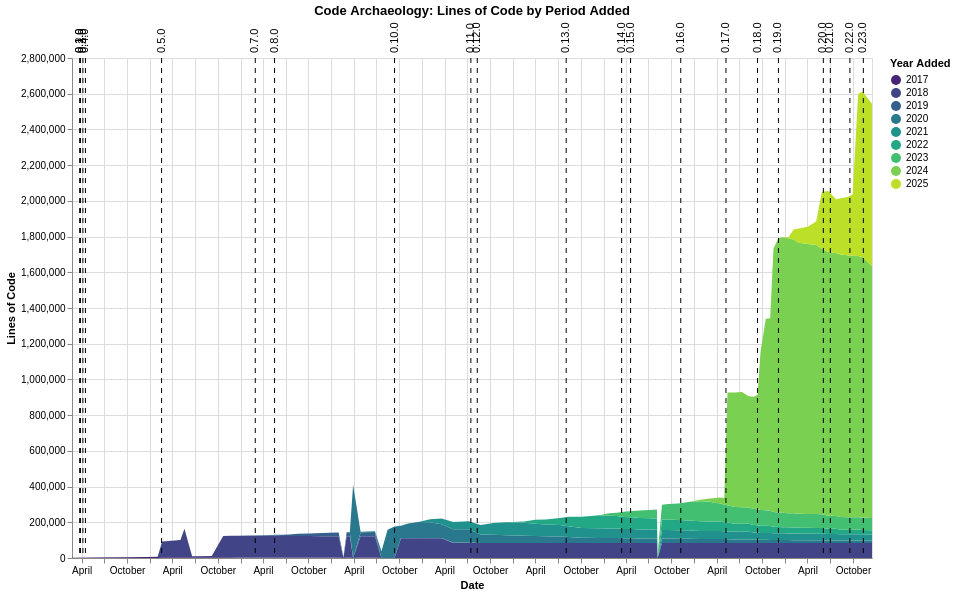

Specify this chart in Vega-Lite:
### Vega-Lite specification from a JSON file in a GitHub repository (floating-point values rounded to 4 significant figures; data arrays with more than 128 entries replaced by an {"elided": "..."} marker saying what was removed)
{"$schema": "https://vega.github.io/schema/vega-lite/v6.1.0.json", "config": {"view": {"continuousHeight": 300, "continuousWidth": 300}}, "datasets": {"data-278cb3ddb9a9477fb645c72f450cb16e": {"elided": "412 records"}, "data-af0ac33ca52c93df3b94c64ec306b671": [{"datetime": "2017-03-24T06:01:16", "version": "0.1.0"}, {"datetime": "2020-09-11T19:15:10", "version": "0.10.0"}, {"datetime": "2021-07-15T23:31:07", "version": "0.11.0"}, {"datetime": "2021-08-10T18:35:00", "version": "0.12.0"}, {"datetime": "2022-08-03T17:24:39", "version": "0.13.0"}, {"datetime": "2023-03-14T22:44:33", "version": "0.14.0"}, {"datetime": "2023-04-19T22:36:51", "version": "0.15.0"}, {"datetime": "2023-11-07T21:01:39", "version": "0.16.0"}, {"datetime": "2024-05-07T22:08:37", "version": "0.17.0"}, {"datetime": "2024-09-11T22:02:53", "version": "0.18.0"}, {"datetime": "2024-12-05T02:38:17", "version": "0.19.0"}, {"datetime": "2017-03-27T07:25:30", "version": "0.2.0"}, {"datetime": "2025-06-03T20:38:50", "version": "0.20.0"}, {"datetime": "2025-07-02T00:23:46", "version": "0.21.0"}, {"datetime": "2025-09-18T19:12:58", "version": "0.22.0"}, {"datetime": "2025-11-11T21:06:03", "version": "0.23.0"}, {"datetime": "2017-04-06T05:44:01", "version": "0.3.0"}, {"datetime": "2017-04-16T08:20:14", "version": "0.4.0"}, {"datetime": "2018-02-16T23:10:01", "version": "0.5.0"}, {"datetime": "2019-03-01T01:02:19", "version": "0.7.0"}, {"datetime": "2019-05-17T17:46:44", "version": "0.8.0"}]}, "height": 500, "layer": [{"data": {"name": "data-278cb3ddb9a9477fb645c72f450cb16e"}, "encoding": {"color": {"field": "period", "scale": {"scheme": "viridis"}, "title": "Year Added", "type": "ordinal"}, "order": {"field": "period", "type": "ordinal"}, "tooltip": [{"field": "commit_date", "type": "temporal"}, {"field": "period", "type": "ordinal"}, {"field": "line_count", "type": "quantitative"}], "x": {"field": "commit_date", "title": "Date", "type": "temporal"}, "y": {"field": "line_count", "title": "Lines of Code", "type": "quantitative"}}, "mark": {"type": "area"}, "title": "Code Archaeology: Lines of Code by Period Added"}, {"data": {"name": "data-af0ac33ca52c93df3b94c64ec306b671"}, "encoding": {"tooltip": [{"field": "version", "type": "nominal"}, {"field": "datetime", "type": "temporal"}], "x": {"field": "datetime", "title": "Date", "type": "temporal"}}, "mark": {"strokeDash": [5, 5], "type": "rule"}}, {"data": {"name": "data-af0ac33ca52c93df3b94c64ec306b671"}, "encoding": {"text": {"field": "version", "type": "nominal"}, "x": {"field": "datetime", "type": "temporal"}, "y": {"value": 10}}, "mark": {"align": "left", "angle": 270, "dx": 15, "dy": 0, "type": "text"}}], "width": 800}
